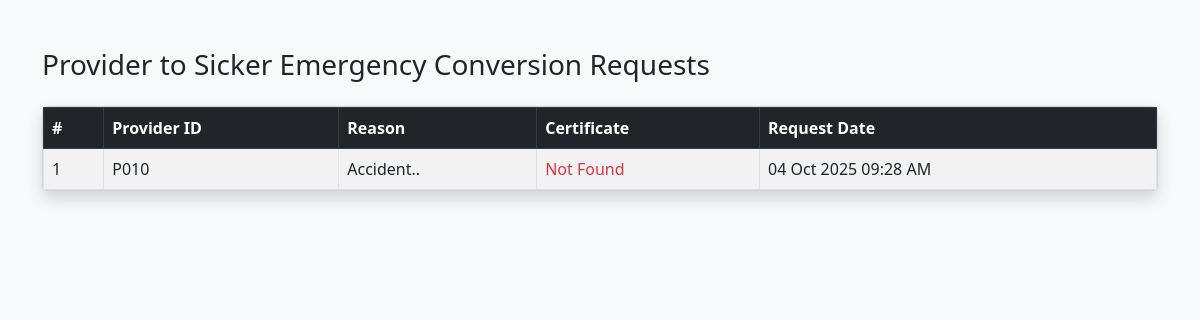
The app's page /admin_emergency_requests.php with its own data.
### tables this page shows
CREATE TABLE `emergency_conversions` (
  `id` int(11) NOT NULL,
  `provider_id` varchar(50) DEFAULT NULL,
  `reason` text DEFAULT NULL,
  `certificate_path` varchar(255) DEFAULT NULL,
  `request_date` datetime DEFAULT NULL
);

### admin_emergency_requests.php (the view, shortened to what this page needs)
<?php
include 'db.php';
$result = $conn->query("SELECT * FROM emergency_conversions ORDER BY request_date DESC");
?>
<!DOCTYPE html>
<html>
<head>
    <link href="https://cdn.jsdelivr.net/npm/bootstrap@5.3.0/dist/css/bootstrap.min.css" rel="stylesheet">
</head>
<body class="bg-light">
<div class="container mt-5">
    <h3 class="mb-4">Provider to Sicker Emergency Conversion Requests</h3>
    <?php if ($result && $result->num_rows > 0): ?>
        <div class="card shadow">
            <div class="table-responsive">
                <table class="table table-bordered table-striped mb-0">
                    <thead class="table-dark">
                        <tr>
                            <th>#</th>
                            <th>Provider ID</th>
                            <th>Reason</th>
                            <th>Certificate</th>
                            <th>Request Date</th>
                        </tr>
                    </thead>
                    <tbody>
                        <?php $count = 1; while ($row = $result->fetch_assoc()): ?>
                            <tr>
                                <td><?= $count++ ?></td>
                                <td><?= htmlspecialchars($row['provider_id']) ?></td>
                                <td><?= nl2br(htmlspecialchars($row['reason'])) ?></td>
                                <td>
                                    <?php if (file_exists($row['certificate_path'])): ?>
                                        <a href="<?= $row['certificate_path'] ?>" target="_blank" class="btn btn-sm btn-primary">
                                            View Certificate
                                        </a>
                                    <?php else: ?>
                                        <span class="text-danger">Not Found</span>
                                    <?php endif; ?>
                                </td>
                                <td><?= date('d M Y h:i A', strtotime($row['request_date'])) ?></td>
                            </tr>
                        <?php endwhile; ?>
                    </tbody>
                </table>
            </div>
        </div>
    <?php else: ?>
        <div class="alert alert-info">No emergency requests found.</div>
    <?php endif; ?>
</div>
</body>
</html>

### records on screen
emergency_conversions: provider "P010", reason "Accident..", shows "Not Found", request_date "04 Oct 2025 09:28 AM"
